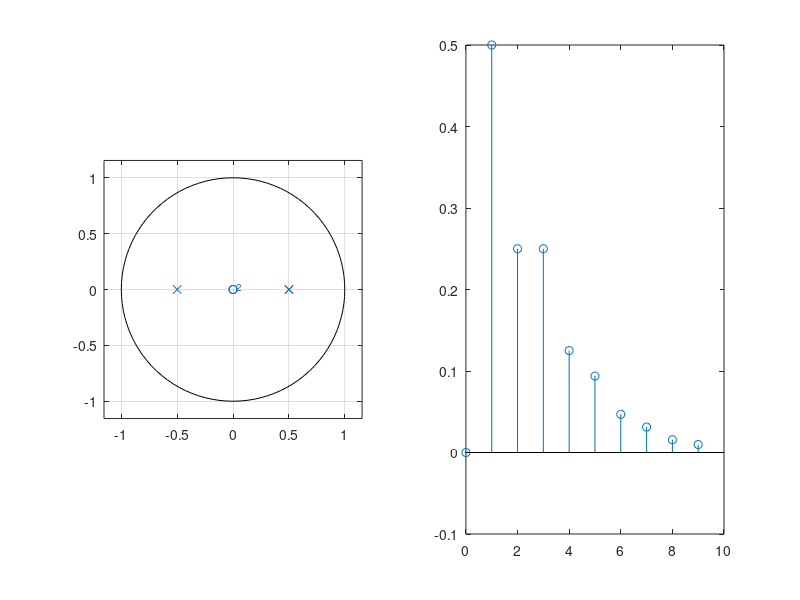

Reproduce this figure in MATLAB.
%%
%  Inverse Z-transform --- multiple poles
%%        
clear all; clf        
b=[0 0.5 0 0 ];
a=[1 -0.5 -0.25 0.125]
[r,p,k]=residuez(b,a)	   		
figure(1)
subplot(121)
zplane(b,a)								  % plot of poles and zeros
n=0:99; xx=p(1).^n; yy=xx.*n;
x1=(r(1)+r(2)).*xx+r(2).*yy+r(3)*p(3).^n; % inverse
subplot(122)
stem(n(1:10),x1(1:10))
hold off
